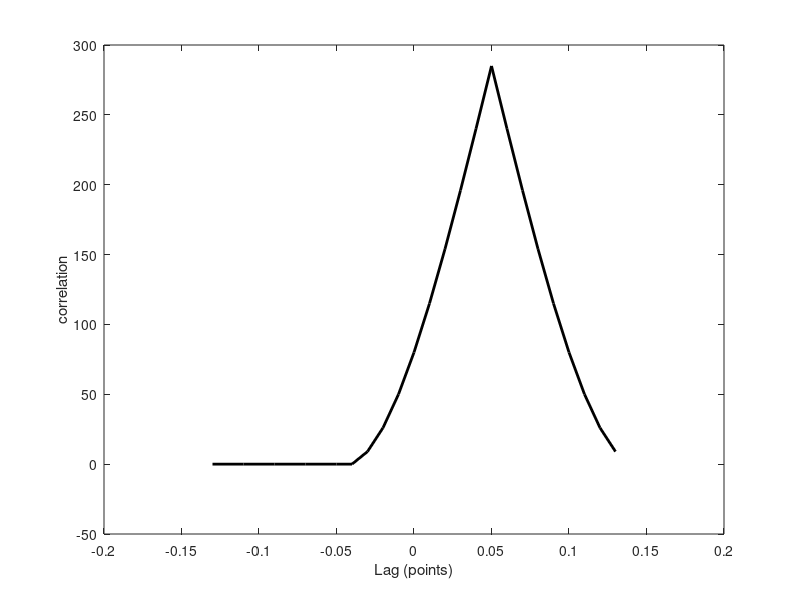

Reproduce this figure in MATLAB.
%% xcorr examples


%% Fictitous vectors
% A very simple example with two very simple vectors

y1 = [0 0 0 0 0 1 2 3 4 5 6 7 8 9];
y2 = [1 2 3 4 5 6 7 8 9 0 0 0 0 0];
interval = 0.01; % interval between samples (e.g., 1/frequency)

vals = xcorr(y1, y2);
lags = -floor(numel(vals)/2)*interval:interval:floor(numel(vals)/2)*interval;

plot(lags, vals, 'k', 'LineWidth', 2);
xlabel('Lag (points)')
ylabel('correlation')

% RESULTS:
%{
The peak correlation value in this example comes at the index of 5 (i.e., 5
* interval). This means that y1 is shifted 5 points ahead of y2. More
generally, this means that a positive correlation value means the first
data series occurs after the second data series. In other words, the first
data series has a positive lag.

%}
